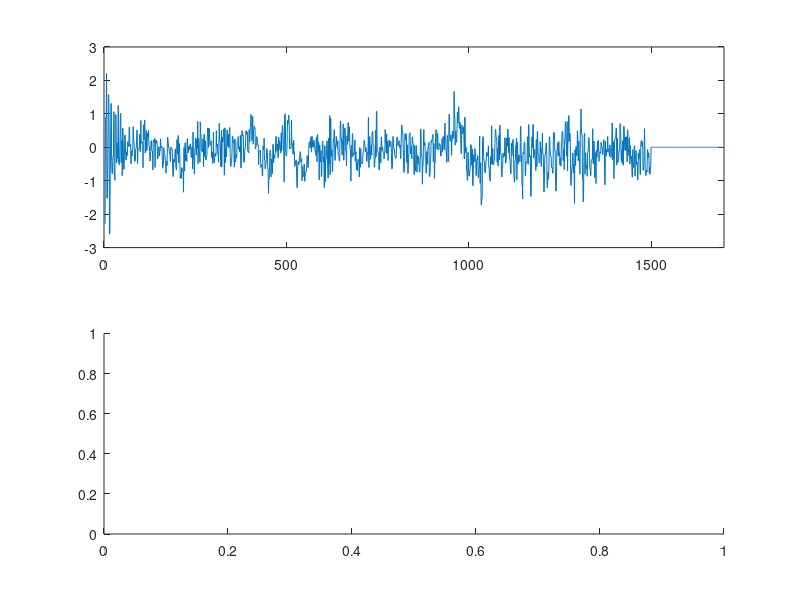

The MATLAB source for this figure: (Note: this script raises an error after producing the figure.)
vals=dlmread('accelValues.txt');
fid = fopen('comments.txt','r');
comments=fscanf(fid,'%s');
for i=1:size(vals,1)
    subplot(2,1,1);
    plot(vals(i,:));
    lim=axis();
    ylim=lim(3:4);
    axis([0,size(vals(i,:),2),ylim]);
    title(comments(i,:));
    subplot(2,1,2);
    sampled=sampleData(vals(i,:));
    plot(sampled);
    lim=axis();
    ylim=lim(3:4);
    axis([0,size(sampled,2),ylim]);
    pause;
end